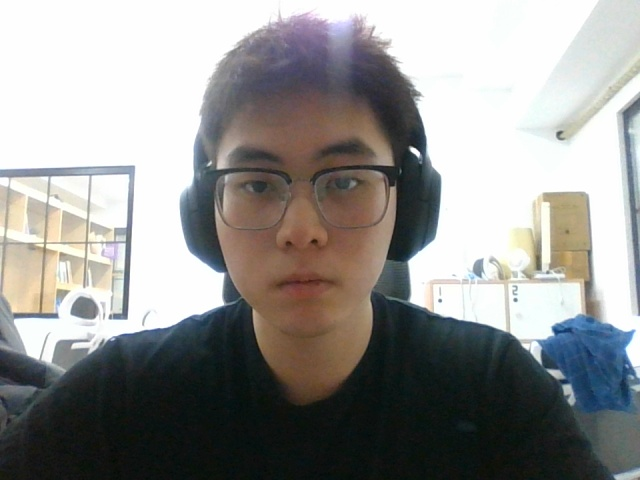
#> input picture face_python/data/1.zjx.jpg, 640 x 480 px; its folder holds 4 pictures in this run
$ python data_train.py
#> lines starting #> are read from the running program, lines starting #| are printed output that depends on the picture
import os
import cv2
import sys
from PIL import Image
import numpy as np

def getImageAndLabels(path):
#> called with path = './data'
    facesSamples=[]
    ids=[]
    imagePaths=[os.path.join(path,f) for f in os.listdir(path)]
    #检测人脸
    face_detector = cv2.CascadeClassifier('D:/opencv/opencv/sources/data/haarcascades/haarcascade_frontalface_default.xml')
    #打印数组imagePaths
    print('数据排列：',imagePaths)
    #遍历列表中的图片
    for imagePath in imagePaths:
        #打开图片,黑白化
        PIL_img=Image.open(imagePath).convert('L')
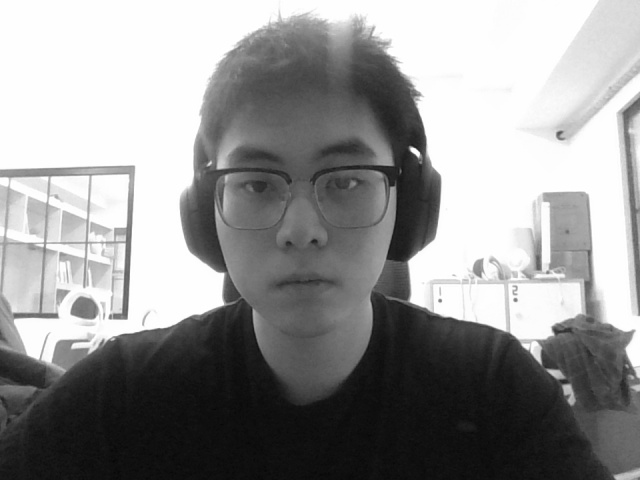
#> PIL_img: PIL image 640x480 L; min 6, max 255, mean 147
        #将图像转换为数组，以黑白深浅
       # PIL_img = cv2.resize(PIL_img, dsize=(400, 400))
        img_numpy=np.array(PIL_img,'uint8')
        #获取图片人脸特征
        faces = face_detector.detectMultiScale(img_numpy)
#> faces = [[84, 212, 52, 52], [238, 226, 162, 162], [191, 98, 227, 227]]
        #获取每张图片的id和姓名
        id = int(os.path.split(imagePath)[1].split('.')[0])
        #预防无面容照片
        for x,y,w,h in faces:
            ids.append(id)
            facesSamples.append(img_numpy[y:y+h,x:x+w])
#> this loop made 3 passes
#> after the loop, facesSamples = 3 items; ids = [1, 1, 1]
        #打印脸部特征和id
        #print('fs:', facesSamples)
        print('id:', id)
#> pass 2 of the loop in getImageAndLabels, `for imagePath in imagePaths:`:
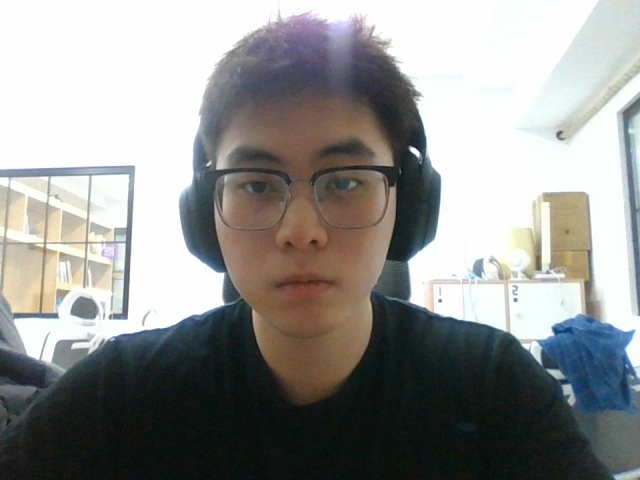
#> input picture face_python/data/2.zjx.jpg, 640 x 480 px
#> in getImageAndLabels, `PIL_img=Image.open(imagePath).convert('L')`:
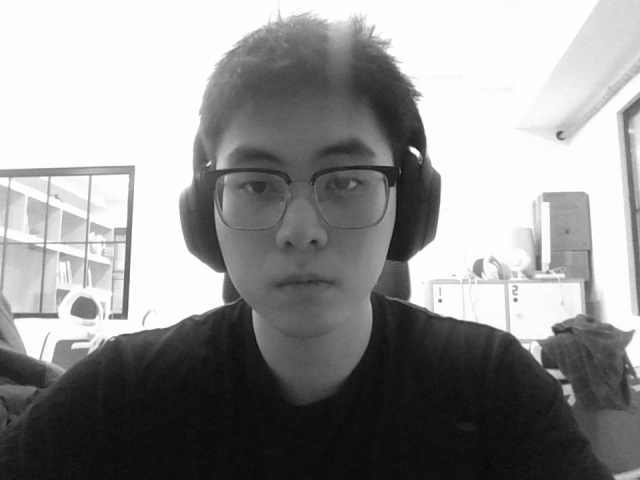
#> PIL_img: PIL image 640x480 L; min 5, max 255, mean 146.6
#> faces = [[83, 212, 54, 54], [186, 96, 235, 235]]
#> the loop in getImageAndLabels, `for x,y,w,h in faces:` made 2 passes
#> after the loop in getImageAndLabels, `for x,y,w,h in faces:`: facesSamples = 5 items; ids = [1, 1, 1, 2, 2]
#> pass 3 of the loop in getImageAndLabels, `for imagePath in imagePaths:`:
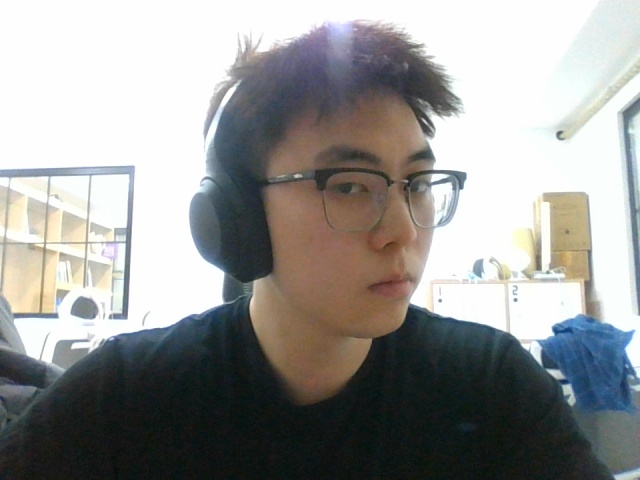
#> input picture face_python/data/3.zjx.jpg, 640 x 480 px
#> in getImageAndLabels, `PIL_img=Image.open(imagePath).convert('L')`:
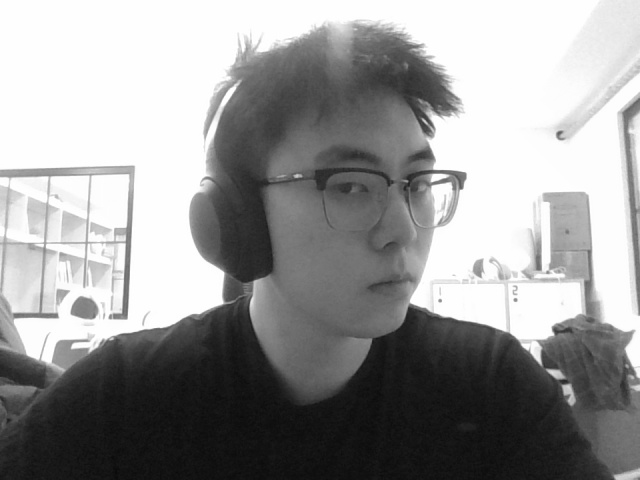
#> PIL_img: PIL image 640x480 L; min 10, max 255, mean 151.2
#> faces = [[83, 212, 53, 53]]
#> the loop in getImageAndLabels, `for x,y,w,h in faces:` made 1 pass
#> after the loop in getImageAndLabels, `for x,y,w,h in faces:`: facesSamples = 6 items; ids = [1, 1, 1, 2, 2, 3]
#> the loop made 4 passes; the first 3 are shown
        #print('fs:', facesSamples[id])
    print('fs:', facesSamples)
    #print('脸部例子：',facesSamples[0])
    #print('身份信息：',ids[0])
    return facesSamples,ids

if __name__ == '__main__':
    #图片路径
    path='./data'
    #获取图像数组和id标签数组和姓名
    faces,ids=getImageAndLabels(path)
    #获取训练对象
    recognizer=cv2.face.LBPHFaceRecognizer_create()
    #recognizer.train(faces,names)#np.array(ids)
    recognizer.train(faces,np.array(ids))
    #保存文件
    recognizer.write('trainer/trainer.yml')
    #save_to_file('names.txt',names)
